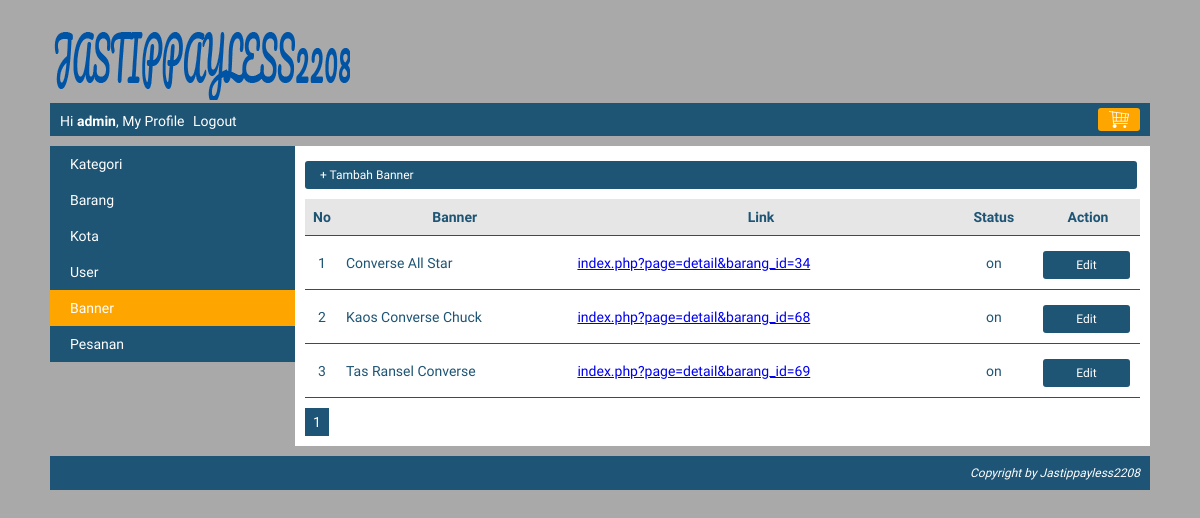
The app's page /index.php?page=my_profile&module=banner&action=list (signed in) with its own data.
### tables this page shows
CREATE TABLE `banner` (
  `banner_id` int(10) NOT NULL,
  `banner` varchar(100) NOT NULL,
  `gambar` varchar(150) NOT NULL,
  `link` varchar(500) NOT NULL,
  `status` enum('on','off') NOT NULL
);

### module/banner/list.php (the view, shortened to what this page needs)
<div id="frame-tambah">
	<a class="tombol-action" href="<?php echo BASE_URL."index.php?page=my_profile&module=banner&action=form"; ?>">+ Tambah Banner</a>
</div>
<?php
    $no=1;
    $queryBanner = mysqli_query($koneksi, "SELECT * FROM banner ORDER BY banner_id DESC");
    if(mysqli_num_rows($queryBanner) == 0)
    {
        echo "<h3>Saat ini belum ada banner di dalam database</h3>";
    }
    else
    {
        echo "<table class='table-list'>";
            echo "<tr class='baris-title'>
                    <th class='kolom-nomor'>No</th>
                    <th class='kiri'>Banner</th>
                    <th class='kiri'>Link</th>
                    <th class='tengah'>Status</th>
                    <th class='tengah'>Action</th>
                 </tr>";
            while($rowBanner=mysqli_fetch_array($queryBanner))
            {
                echo "<tr>
                        <td class='kolom-nomor'>$no</td>
                        <td>$rowBanner[banner]</td>
                        <td><a target='blank' href='".BASE_URL."$rowBanner[link]'>$rowBanner[link]</a></td>
                        <td class='tengah'>$rowBanner[status]</td>
                        <td class='tengah'><a class='tombol-action' href='".BASE_URL."index.php?page=my_profile&module=banner&action=form&banner_id=$rowBanner[banner_id]"."'>Edit</a></td>
                     </tr>";
                $no++;
            }
        echo "</table>";
    }
?>

### css/style.css (style rules this page uses)
body { font-family: 'Sniglet', cursive; font-size: 14px; color: #1e5474; background: #A9A9A9; width: 1100px; height: auto; margin: 0px auto; padding: 10px; }
.table-list { width: 100%; border-collapse: collapse; }
.table-list tr { border-bottom: 1px solid #1e5474; }
.table-list tr.baris-title { background: #E6E6E6; }
.table-list tr th, .table-list tr td { padding: 10px 7px; }
.kolom-nomor { text-align: center; width: 20px; }
.kiri { text-align: center; }
.tengah { text-align: center; }
.tombol-action { background: #1e5474; color: white; padding: 7px 15px; border-radius: 3px; cursor: pointer; text-decoration: none; margin-right: 3px; font-size: 12px; display: block; float:inherit; margin-top: 5px; }
#frame-tambah { margin-bottom: 10px; overflow: hidden; }

### records on screen
banner: banner "Converse All Star", link "index.php?page=detail&barang_id=34", status "on"
banner: banner "Kaos Converse Chuck", link "index.php?page=detail&barang_id=68", status "on"
banner: banner "Tas Ransel Converse", link "index.php?page=detail&barang_id=69", status "on"

### other values on screen
$nama "admin"
